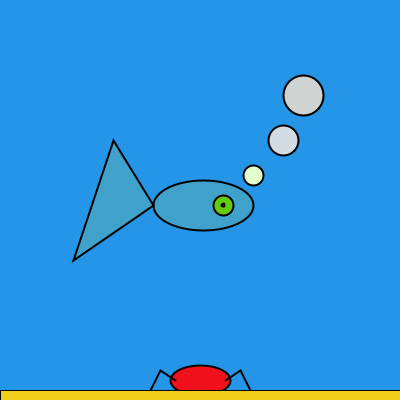
Frame 1 (no input)
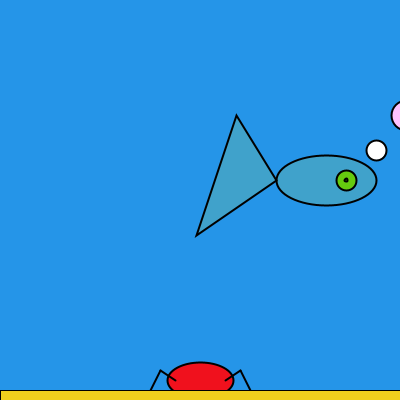
Frame 60 (the mouse pressed at the canvas centre just before this capture)
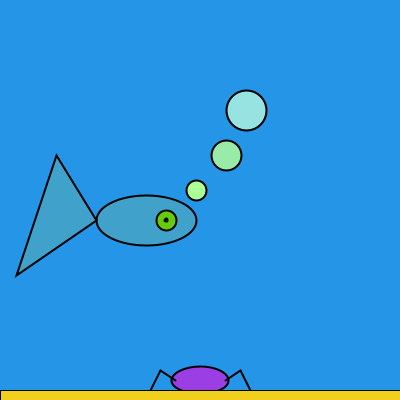
Frame 120 (the mouse held since frame 60 and released just before this capture)

The Processing sketch that drew these frames (run headless with seeded random() and noise(); from frame 60 on, the mouse is pressed at the canvas centre):

// Processing sketch: processing_97045
// ── processing_97045.pde

//Joan Recasens
//GEDI - 2012-2013
//Grup 03
//ELISAVA
 
//Primer definim les variables
 
int posX, posY, velX, velY;
int x=100;
int y=50;

//el color del cranc el construim amb les variables RGB

color colorcrancR,colorcrancG,colorcrancB,colorcranc;

color peixR,peixG,peixB,peix;

 
// primer a set up definim el tamany així com el color de fons.
void setup(){

size(400,400);
background(37,149,232);
posX = width/2;
posY = height/2;
velX = 3;
velY = 5; 
colorcrancR = 240;
colorcrancG = 17;
colorcrancB = 29;

}

void draw()
{
  
//En primer lloc modificarem el peix perque es mogui seguin el curso.
 // es realitza un background amb el color del fons per evitar que el peix, que es moura es repeteixi.



posX = posX+velX;
posY = posY+velY;
  
 
background(37,149,232);
fill(255,255,0,32);
strokeWeight(2);
ellipse(posX,posY,x,y);

fill(255,255,0,32);
strokeWeight(2);
triangle(posX-50,posY,posX-130,posY+55,posX-90,posY-65);

 
fill(101,203,15);
ellipse(posX+20,posY,20,20);
ellipse(posX+20,posY,3,3);

// Un cop modificat tot el peix perque es mogui seguin el cursor anem a modificar les bombolles d' aire perque tambè es moguin amb el mouse i canvin de color.Totes canvien de color de manera independent,
//es per aquet motiu que totes tenen imposicions diferents respecte la X i la Y

fill(posX+25,posY+80,posX+4);
ellipse(posX+50,posY-30,20,20);
fill(posX+7,posY+15,posX+23);
ellipse(posX+80,posY-65,30,30);
fill(posX+4,posY+7,posY+6);
ellipse(posX+100,posY-110,40,40);
 
 
fill(colorcrancR,colorcrancG,colorcrancB);
//Fem que el cos del cranc es faci gran, posan una imposició sumatoria quan el mouse es mou en l' eix de les X

ellipse(200,380,50+posX/20,20+posX/20);
line(175,380,160,370);
line(160,370,150,390);
line(225,380,240,370);
line(240,370,250,390);
fill(240,208,29);
strokeWeight(1);

rect(0,390,400,400);

// Fem que el rebot sigui al extrem

//comprovem la posicio X
  if((posX<130)||(posX>350)){
    velX = -velX;
  } 
    //comprovem la posicio Y
  if((posY<55)||(posY>335)){
    velY = -velY;
  } 
}

//Al fer click el cranc canviara de color

void mousePressed() {
  if (colorcranc == 0) {
    colorcrancR= int(random(0,240));
    colorcrancG= int(random(0,240));
    colorcrancB= int(random(0,240));
  } else {
    colorcrancR= 240;
    colorcrancG= 0;
    colorcrancB= 0;
  }
}
